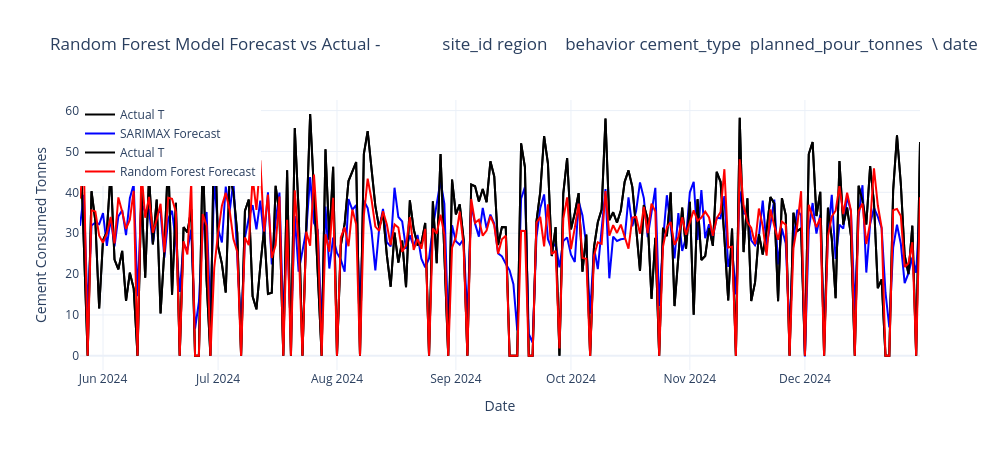

Notebook code cell kept with this figure:
### Code cell
fig.add_trace(go.Scatter(  # Add the actual values of the target variable to the plot
    x=y_test.index, 
    y=y_test, 
    mode='lines', 
    name='Actual T',
    line=dict(color='black')  
))   

fig.add_trace(go.Scatter( # Add the Random Forest forecasted values to the plot
    x=y_test.index,
    y=rf_forecast,
    mode='lines',
    name='Random Forest Forecast',
    line=dict(color='red')
))

fig.update_layout(             # Update the layout of the plot
    title=f'Random Forest Model Forecast vs Actual - {site_df}', 
    xaxis_title='Date', 
    yaxis_title='Cement Consumed Tonnes',
    legend=dict(x=0, y=1),
    template='plotly_white',
    width=1000, 
    height=450
)

fig.show()

### Figure 1 — Plotly figure (JSON) as saved in the notebook; plotly's stock layout.template omitted (floating-point values rounded to 4 significant figures; data arrays with more than 128 entries replaced by an {"elided": "..."} marker saying what was removed)
{"data": [{"line": {"color": "black"}, "mode": "lines", "name": "Actual T", "type": "scatter", "x": {"elided": "220 str values"}, "y": {"elided": "220 float values"}}, {"line": {"color": "blue"}, "mode": "lines", "name": "SARIMAX Forecast", "type": "scatter", "x": {"elided": "220 str values"}, "y": {"elided": "220 float values"}}, {"line": {"color": "black"}, "mode": "lines", "name": "Actual T", "type": "scatter", "x": {"elided": "220 str values"}, "y": {"elided": "220 float values"}}, {"line": {"color": "red"}, "mode": "lines", "name": "Random Forest Forecast", "type": "scatter", "x": {"elided": "220 str values"}, "y": {"elided": "220 float values"}}], "layout": {"height": 450, "legend": {"x": 0, "y": 1}, "title": {"text": "Random Forest Model Forecast vs Actual -              site_id region    behavior cement_type  planned_pour_tonnes  \\\ndate                                                                       \n2022-01-01  SITE_001  North  aggressive      CEM_II                43.18   \n2022-01-02  SITE_001  North  aggressive       CEM_I                45.26   \n2022-01-03  SITE_001  North  aggressive     CEM_III                38.69   \n2022-01-04  SITE_001  North  aggressive       CEM_I                33.16   \n2022-01-05  SITE_001  North  aggressive     CEM_III                56.88   \n...              ...    ...         ...         ...                  ...   \n2024-12-27  SITE_001  North  aggressive       CEM_I                30.74   \n2024-12-28  SITE_001  North  aggressive      CEM_II                30.27   \n2024-12-29  SITE_001  North  aggressive       CEM_I                31.84   \n2024-12-30  SITE_001  North  aggressive      CEM_II                44.84   \n2024-12-31  SITE_001  North  aggressive      CEM_II                52.31   \n\n            consumed_tonnes  opening_inventory_tonnes  deliveries_tonnes  \\\ndate                                                                       \n2022-01-01            34.54                     52.56              45.83   \n2022-01-02            45.26                     63.85              19.97   \n2022-01-03            38.69                     38.56              47.19   \n2022-01-04            33.16                     47.06              18.74   \n2022-01-05            47.04                     32.64              14.40   \n...                     ...                       ...                ...   \n2024-12-27            24.61                      0.00              24.61   \n2024-12-28            20.01                      0.00              20.01   \n2024-12-29            31.84                      0.00              34.94   \n2024-12-30             0.00                      3.10              32.37   \n2024-12-31            52.31                     35.47              22.69   \n\n            closing_inventory_tonnes  rain_mm  avg_temp_c  silo_capacity  \ndate                                                                      \n2022-01-01                     63.85     3.40       -3.10            448  \n2022-01-02                     38.56     3.23       14.28            448  \n2022-01-03                     47.06     2.64        6.40            448  \n2022-01-04                     32.64     8.25       14.23            448  \n2022-01-05                      0.00     2.69        8.97            448  \n...                              ...      ...         ...            ...  \n2024-12-27                      0.00    11.92        6.52            448  \n2024-12-28                      0.00     9.21       14.02            448  \n2024-12-29                      3.10     5.53       10.27            448  \n2024-12-30                     35.47    17.63        0.16            448  \n2024-12-31                      5.85     3.49       13.48            448  \n\n[1096 rows x 12 columns]"}, "width": 1000, "xaxis": {"title": {"text": "Date"}}, "yaxis": {"title": {"text": "Cement Consumed Tonnes"}}}}
